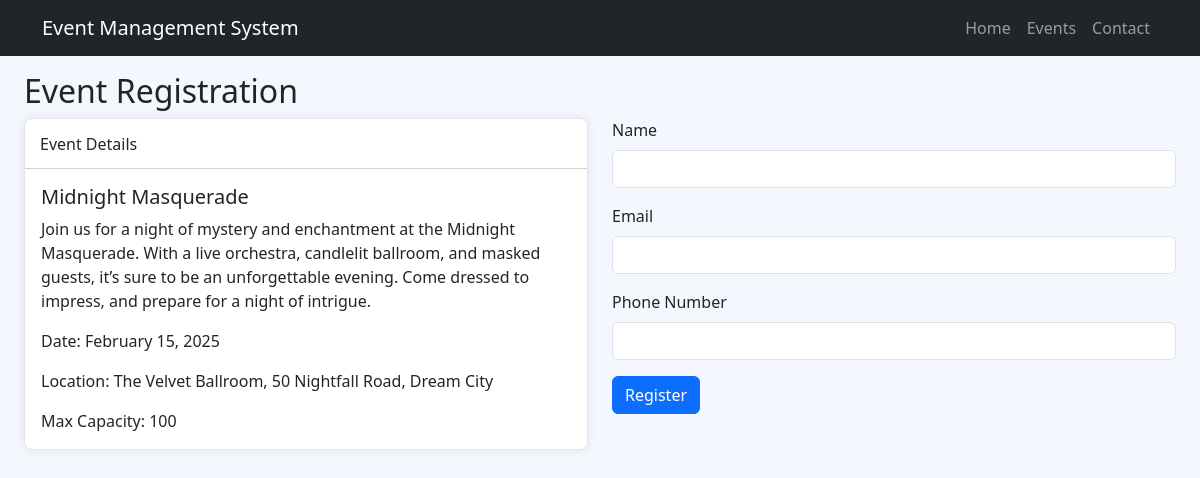
Screenshot of /event-details?id=1 with the database file from the repository.
### tables this page shows
CREATE TABLE `events` (
  `id` int(11) NOT NULL,
  `user_id` int(11) DEFAULT NULL,
  `title` varchar(255) NOT NULL,
  `description` text DEFAULT NULL,
  `date` datetime NOT NULL,
  `location` varchar(255) DEFAULT NULL,
  `max_capacity` int(11) DEFAULT NULL,
  `status` enum('active','cancelled','completed') DEFAULT 'active',
  `created_at` timestamp NOT NULL DEFAULT current_timestamp()
);

### includes/event.php (called while the page is built, shortened)
<?php
class Event
{
    private $conn;
    public function __construct($db)
    {
        $this->conn = $db;
    }
    public function getById($event_id)
    {
        $sql = "SELECT * FROM events WHERE id = :event_id";
        try {
            $stmt = $this->conn->prepare($sql);
            $stmt->execute([':event_id' => $event_id]);
            return $stmt->fetch(PDO::FETCH_ASSOC);
        } catch (PDOException $e) {
            error_log("Error fetching event: " . $e->getMessage());
            return false;
        }
    }
}

### views/event_details.php (the view, shortened to what this page needs)
<?php
require_once ROOT_PATH . '/includes/event.php';
$event_id = $_GET['id'] ?? null;
$database = new Database();
$db = $database->getConnection();
if ($event_id) {
    $event = new Event($db);
    $eventDetails = $event->getById($event_id);
} else {
    echo "No event ID provided.";
    exit;
}
?>
<?php require_once ROOT_PATH . '/views/includes/frontend/header.php'; ?>
<div class="container-fluid p-4 mt-5">
    <h2>Event Registration</h2>
    <div class="row">
        <div class="col-md-6">
            <div class="card">
                <div class="card-header">
                    Event Details
                </div>
                <div class="card-body">
                    <h5 class="card-title"><?php echo htmlspecialchars($eventDetails['title']); ?></h5>
                    <p class="card-text"><?php echo htmlspecialchars($eventDetails['description']); ?></p>
                    <p class="card-text">
                        Date: <?php echo date('F j, Y', strtotime($eventDetails['date'])); ?>
                    </p>
                    <p class="card-text">
                        Location: <?php echo htmlspecialchars($eventDetails['location']); ?>
                    </p>
                    <p class="card-text">
                        Max Capacity: <?php echo htmlspecialchars($eventDetails['max_capacity']); ?>
                    </p>
                </div>
            </div>
        </div>
        <div class="col-md-6">
            <form id="registrationForm" method="POST">
                <div class="mb-3">
                    <label for="name" class="form-label">Name</label>
                    <input type="text" class="form-control" id="name" name="name" required>
                </div>
                <div class="mb-3">
                    <label for="email" class="form-label">Email</label>
                    <input type="email" class="form-control" id="email" name="email" required>
                </div>
                <div class="mb-3">
                    <label for="phone" class="form-label">Phone Number</label>
                    <input type="tel" class="form-control" id="phone" name="phone" required>
                </div>
                <button type="submit" class="btn btn-primary">Register</button>
            </form>
        </div>
    </div>
</div>
<?php require_once ROOT_PATH . '/views/includes/frontend/footer.php'; ?>

### public/index.php (shortened to what this page needs)
<?php
$request = $_SERVER['REQUEST_URI'];
$basePath = '/event-management';
$request = str_replace($basePath, '', $request);
$urlParts = parse_url($request);
$path = $urlParts['path'];
switch ($path) {
    case '/event-details':
        if (isset($_GET['id'])) {
            require ROOT_PATH . '/views/event_details.php';
        } else {
            $_SESSION['error'] = "Event ID is required";
            redirect('/');
        }
        break;
}

### views/includes/frontend/header.php (shortened to what this page needs)
<!DOCTYPE html>
<html lang="en">
<head>
    <link href="https://cdn.jsdelivr.net/npm/bootstrap@5.3.0/dist/css/bootstrap.min.css" rel="stylesheet">
</head>
<body>
    <nav class="navbar navbar-expand-lg navbar-dark bg-dark fixed-top">
        <div class="container">
            <a class="navbar-brand" href="<?php echo BASE_URL; ?>">
                Event Management System
            </a>
            <div class="collapse navbar-collapse" id="navbarNav">
                <ul class="navbar-nav ms-auto">
                    <li class="nav-item"><a class="nav-link" href="<?php echo BASE_URL; ?>#home">Home</a></li>
                    <li class="nav-item"><a class="nav-link" href="<?php echo BASE_URL; ?>#events">Events</a></li>
                    <li class="nav-item"><a class="nav-link" href="<?php echo BASE_URL; ?>#contact">Contact</a></li>
                </ul>
            </div>
        </div>
    </nav>

### views/includes/frontend/footer.php (shortened to what this page needs)
</body>
</html>

### views/includes/frontend/header.php (style rules this page uses)
body { background: #F4F7FD; margin-top: 20px; }
.card { border: 0; box-shadow: 0px 0px 10px 0px rgba(82, 63, 105, 0.1); -webkit-box-shadow: 0px 0px 10px 0px rgba(82, 63, 105, 0.1); -moz-box-shadow: 0px 0px 10px 0px rgba(82, 63, 105, 0.1); -ms-box-shadow: 0px 0px 10px 0px rgba(82, 63, 105, 0.1); }
.card { position: relative; display: flex; flex-direction: column; min-width: 0; word-wrap: break-word; background-color: #ffffff; background-clip: border-box; border: 1px solid #e6e4e9; border-radius: 8px; }
.card .card-header { background: none; padding: 0 0.9375rem; font-weight: 500; display: flex; align-items: center; min-height: 50px; }
.card-header:first-child { border-radius: calc(8px - 1px) calc(8px - 1px) 0 0; }

### rows the page displays
events: title "Midnight Masquerade", description "Join us for a night of mystery and enchantment at the Midnight Masquerade. With a live orchestra, candlelit ballroom, and masked guests, it’s sure to be an unforgettable evening. Come dressed to impress, and prepare for a night of intrigue.", date "February 15, 2025", location "The Velvet Ballroom, 50 Nightfall Road, Dream City", max_capacity "100"
